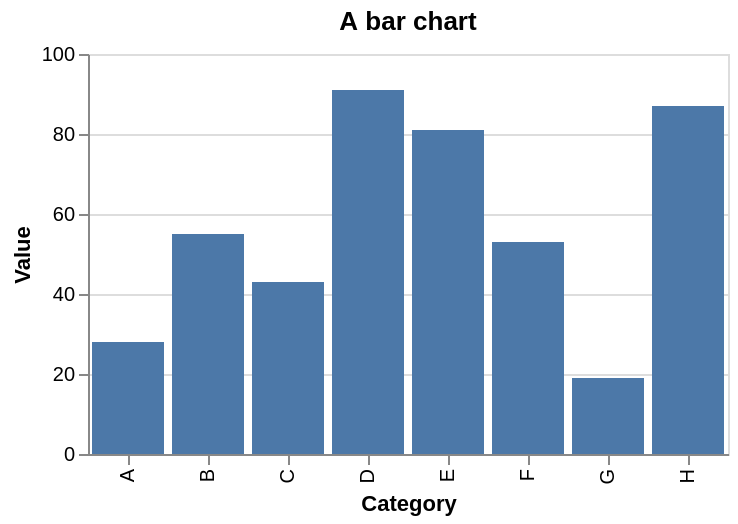

The cell this chart's notebook holds for it:
### Markdown cell above
## Example 1: a bar chart

Same as v1 — quick smoke test that the visitor hasn't broken backward compatibility.

### Code cell
spec_bar = {
    "data": {"values": [
        {"category": "A", "value": 28},
        {"category": "B", "value": 55},
        {"category": "C", "value": 43},
        {"category": "D", "value": 91},
        {"category": "E", "value": 81},
        {"category": "F", "value": 53},
        {"category": "G", "value": 19},
        {"category": "H", "value": 87},
    ]},
    "mark": "bar",
    "encoding": {
        "x": {"field": "category", "type": "nominal", "title": "Category"},
        "y": {"field": "value", "type": "quantitative", "title": "Value"},
    },
    "title": "A bar chart",
}
show_side_by_side(spec_bar)

### Figure 1 — Vega-Lite specification as saved in the notebook (floating-point values rounded to 4 significant figures)
{"config": {"view": {"continuousWidth": 300, "continuousHeight": 300}}, "data": {"name": "data-885a5349467862f8c3116ae8182b7c65"}, "mark": "bar", "encoding": {"x": {"field": "category", "title": "Category", "type": "nominal"}, "y": {"field": "value", "title": "Value", "type": "quantitative"}}, "height": 200, "title": "A bar chart", "width": 320, "$schema": "https://vega.github.io/schema/vega-lite/v6.1.0.json", "datasets": {"data-885a5349467862f8c3116ae8182b7c65": [{"category": "A", "value": 28}, {"category": "B", "value": 55}, {"category": "C", "value": 43}, {"category": "D", "value": 91}, {"category": "E", "value": 81}, {"category": "F", "value": 53}, {"category": "G", "value": 19}, {"category": "H", "value": 87}]}}
